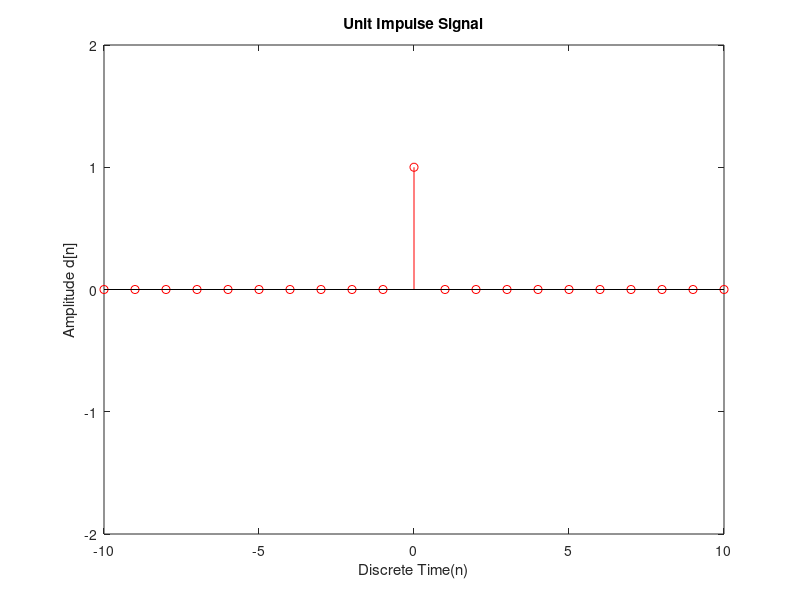

Here is the MATLAB script that generated this plot:
x=-10:1:10;
y=zeros(1,length(x));
for i=1:length(x)
  if x(i)==0
    y(i) = 1;
  else
    y(i) = 0;
  endif
endfor
stem(x,y,"r");
axis([-10,10,-2,2]);
title("Unit Impulse Signal");
xlabel("Discrete Time(n)");
ylabel("Amplitude d[n]");

